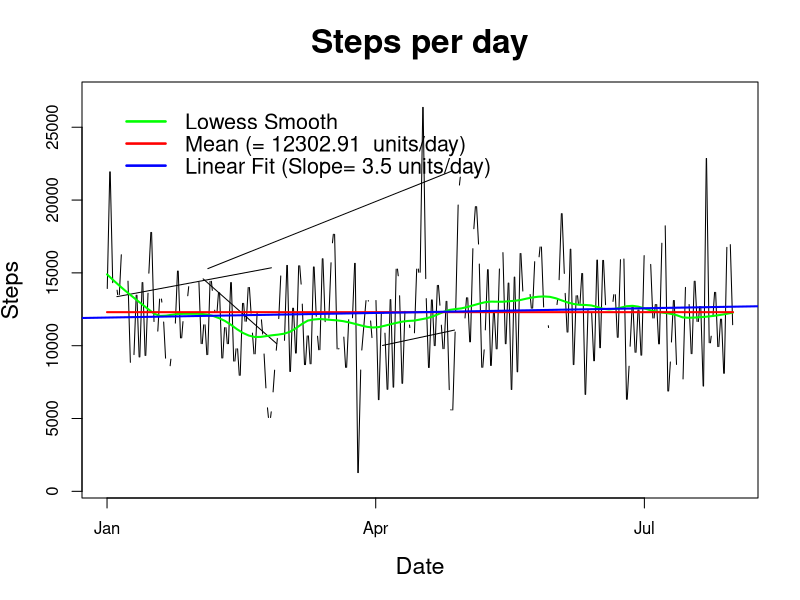

Reproduce this figure in R.
## Individualized Data Analysis Organization
## 
## Analysis Code for Continuous Time Series Variable with intervention at Time T
## 
## -This code contains various method for analyzing for a statistical impact of an intervention on a 
## continuous time series variable
##*******************************************************************************************
## Load example dataset -- Activity data from Fitbit device (loaded from dashboard on Fitbit website)
activity <- read.csv("2016_activity.csv", as.is = TRUE)

# Remove commas from Activity
activity$Steps <- gsub(",", "", activity$Steps)
activity$Calories.Burned <- gsub(",", "", activity$Calories.Burned)
activity$Activity.Calories <- gsub(",", "", activity$Activity.Calories)

## Convert to appropriate formats
activity$Date <- as.Date(activity$Date)
activity$Calories.Burned <- as.integer(activity$Calories.Burned)
activity$Steps <- as.integer(activity$Steps)
activity$Minutes.Sedentary <- as.integer(activity$Minutes.Sedentary)
activity$Activity.Calories <- as.integer(activity$Activity.Calories)

str(activity) # Check to make sure no characters

# Remove technical outliers where not wearing
# Create indicator based on time recorded as some activity (note max minutes/day = 1440)
activity$timetotal <- activity$Minutes.Sedentary + activity$Minutes.Lightly.Active + activity$Minutes.Fairly.Active + activity$Minutes.Very.Active
# Remove outliers with missing or with less than 20% of total day
activity$percactive <- activity$timetotal/(1440)
activity <- subset(activity, activity$percactive > 0.2)
                   
## Graph Steps and Date as example
plot(activity$Date, activity$Steps, type="c", col= "black", 
     main= "Steps per day", cex.main=2, #Size of Main font (cex)
     xlab="Date",
     ylab= "Steps",
     cex.lab=1.4) #Size of label
lines(lowess(activity$Date, activity$Steps, f=1/6), col="green", lwd=2)
segments(min(activity$Date), mean(activity$Steps), max(activity$Date), mean(activity$Steps), col="red", lwd=2)
abline((linear=lm(activity$Steps~activity$Date)), col="blue", lwd=2)
legend(min(activity$Date), max(activity$Steps), #Location
       c("Lowess Smooth", paste("Mean (=", round(mean(activity$Steps),2)," units/day)"), paste("Linear Fit (Slope=", round(linear$coefficients[2], 1), "units/day)")), #Text
       col=c("green", "red", "blue"), #Line colors
       lty=c(1, 1, 1), #Line types
       lwd=c(2.5, 2.5, 2.5), #Line thickness
       bty="n", #No border ("o" if border)
       cex=1.3, #Text size
       y.intersp=0.85 #Spacing between text/lines
) 


##*******************************************************************************************
#ANALYTICAL APPROACHES: Intervention analysis on continuous data

# 1) Basic: Compare average in outcome before and after intervention at time T
#  - In this example, intervention at median date 4/16/2016

# Create indicator variable for 'intervention'
activity$intervention = 0
activity$intervention <- replace(activity$intervention, activity$Date > "2016-04-16", 1)

# Run ttest on steps comparing before and after intervention
ttest <- t.test(subset(activity$Steps, activity$intervention == 0), subset(activity$Steps, activity$intervention == 1))
ttest

# Run two-sample Wilcoxon test
wilcoxon <- wilcox.test(subset(activity$Steps, activity$intervention == 0), subset(activity$Steps, activity$intervention == 1))
wilcoxon





